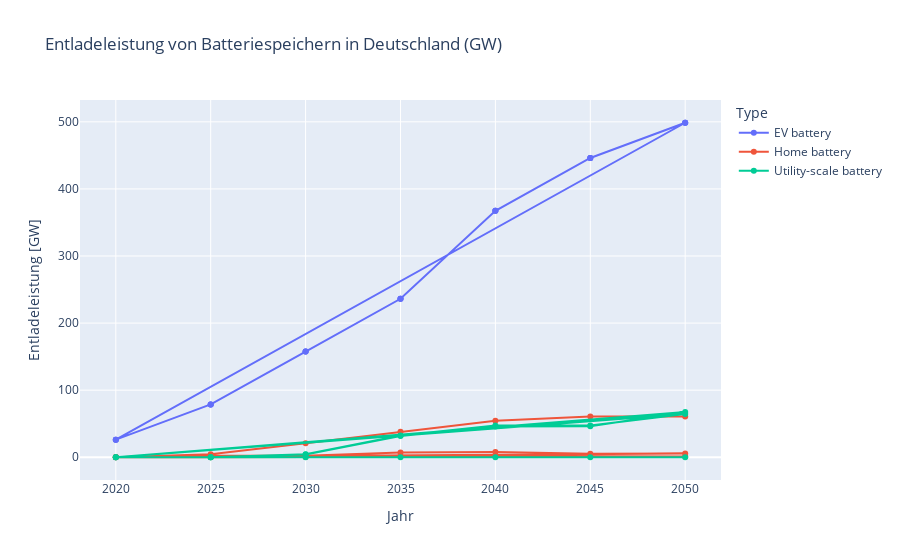
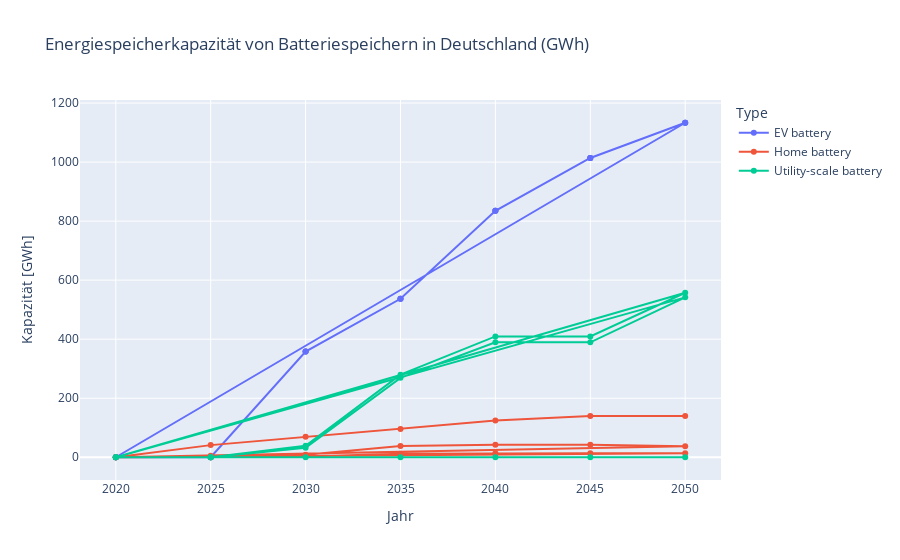
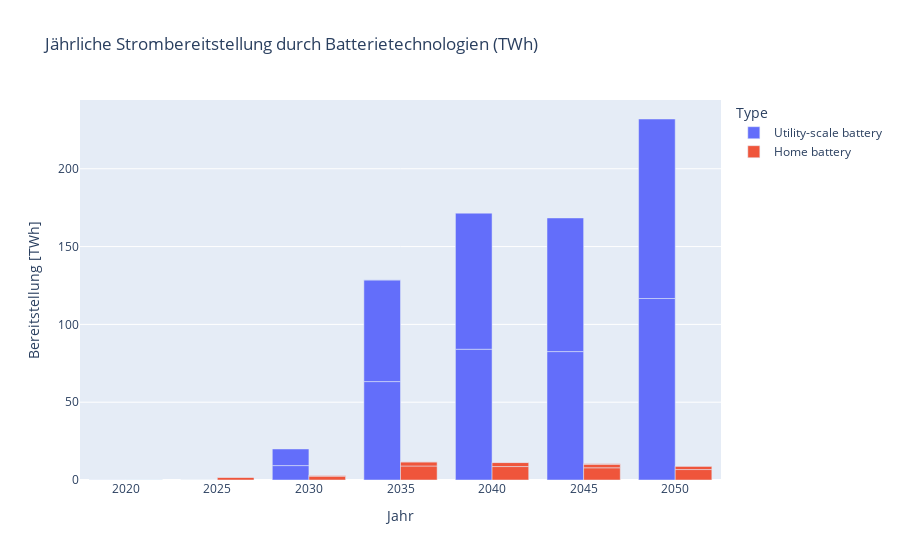

The notebook cell these images were saved under, in order:
### Code cell
# ---------------------------------------------------------
# 1. Plot: Entladeleistung (GW) je Speichertyp über die Jahre
# ---------------------------------------------------------
# df_power enthält bereits die Spalten: ["Scenario", "Year", "Type", "Value [GW]"]

fig_gw = px.line(
    df_power,
    x="Year",
    y="Value [GW]",
    color="Type",
    title="Entladeleistung von Batteriespeichern in Deutschland (GW)",
    markers=True
)
fig_gw.update_layout(
    xaxis_title="Jahr",
    yaxis_title="Entladeleistung [GW]"
)
fig_gw.show()



# ---------------------------------------------------------
# 2. Plot: Energiespeicherkapazität (GWh) je Speichertyp über die Jahre
# ---------------------------------------------------------
# df_energy enthält bereits die Spalten: ["Scenario", "Year", "Type", "Value [GWh]"]

fig_gwh = px.line(
    df_energy,
    x="Year",
    y="Value [GWh]",
    color="Type",
    title="Energiespeicherkapazität von Batteriespeichern in Deutschland (GWh)",
    markers=True
)
fig_gwh.update_layout(
    xaxis_title="Jahr",
    yaxis_title="Kapazität [GWh]"
)
fig_gwh.show()



# ---------------------------------------------------------
# 3. Plot: Jährliche Strombereitstellung durch Batterietechnologien (TWh)
# ---------------------------------------------------------
# df_discharge enthält Spalten: ["Scenario", "Year", "Type", "Value [TWh]"],
# wobei "Type" hier die Carrier-Namen ist (z. B. "battery discharger", "home battery discharger", "V2G").
# Wir mappen sie auf die lesbaren Labels:
carrier_map = {
    "battery discharger":        "Utility-scale battery",
    "home battery discharger":   "Home battery",
    "V2G":                       "EV battery"
}

df_discharge_plot = df_discharge.copy()
df_discharge_plot["Type"] = df_discharge_plot["Type"].map(carrier_map)

fig_discharge = px.bar(
    df_discharge_plot,
    x="Year",
    y="Value [TWh]",
    color="Type",
    barmode="group",
    title="Jährliche Strombereitstellung durch Batterietechnologien (TWh)"
)
fig_discharge.update_layout(
    xaxis_title="Jahr",
    yaxis_title="Bereitstellung [TWh]"
)
fig_discharge.show()

### Figure 1 — Plotly figure (JSON) as saved in the notebook; plotly's stock layout.template omitted (floating-point values rounded to 4 significant figures)
{"data": [{"hovertemplate": "Type=EV battery<br>Year=%{x}<br>Value [GW]=%{y}<extra></extra>", "legendgroup": "EV battery", "line": {"color": "#636efa", "dash": "solid"}, "marker": {"symbol": "circle"}, "mode": "lines+markers", "name": "EV battery", "orientation": "v", "showlegend": true, "type": "scatter", "x": [2020, 2025, 2030, 2035, 2040, 2045, 2050, 2020, 2025, 2030, 2035, 2040, 2045, 2050, 2020, 2025, 2030, 2035, 2040, 2045, 2050], "xaxis": "x", "y": [26.24, 78.73, 157.5, 236.2, 367.4, 446.1, 498.6, 26.24, 78.73, 157.5, 236.2, 367.4, 446.1, 498.6, 26.24, 78.73, 157.5, 236.2, 367.4, 446.1, 498.6], "yaxis": "y"}, {"hovertemplate": "Type=Home battery<br>Year=%{x}<br>Value [GW]=%{y}<extra></extra>", "legendgroup": "Home battery", "line": {"color": "#EF553B", "dash": "solid"}, "marker": {"symbol": "circle"}, "mode": "lines+markers", "name": "Home battery", "orientation": "v", "showlegend": true, "type": "scatter", "x": [2020, 2025, 2030, 2035, 2040, 2045, 2050, 2020, 2025, 2030, 2035, 2040, 2045, 2050, 2020, 2025, 2030, 2035, 2040, 2045, 2050], "xaxis": "x", "y": [0.289, 2.341, 2.084, 7.264, 7.752, 5.264, 5.528, 0.0007594, 0.0008002, 0.5349, 1.993, 1.717, 1.203, 1.208, 6.541e-08, 4.451, 20.87, 38.03, 54.3, 60.93, 60.93], "yaxis": "y"}, {"hovertemplate": "Type=Utility-scale battery<br>Year=%{x}<br>Value [GW]=%{y}<extra></extra>", "legendgroup": "Utility-scale battery", "line": {"color": "#00cc96", "dash": "solid"}, "marker": {"symbol": "circle"}, "mode": "lines+markers", "name": "Utility-scale battery", "orientation": "v", "showlegend": true, "type": "scatter", "x": [2020, 2025, 2030, 2035, 2040, 2045, 2050, 2020, 2025, 2030, 2035, 2040, 2045, 2050, 2020, 2025, 2030, 2035, 2040, 2045, 2050], "xaxis": "x", "y": [0.009436, 0.0005444, 4.205, 31.72, 45.87, 46.08, 67.59, 0.000513, 0.0004893, 4.506, 32.39, 47.37, 47.37, 64.5, 9.184e-08, 1.541e-13, 1.423e-13, 1.6e-06, 1.661e-13, 2.186e-14, 1.583e-14], "yaxis": "y"}], "layout": {"legend": {"title": {"text": "Type"}, "tracegroupgap": 0}, "title": {"text": "Entladeleistung von Batteriespeichern in Deutschland (GW)"}, "xaxis": {"anchor": "y", "domain": [0, 1], "title": {"text": "Jahr"}}, "yaxis": {"anchor": "x", "domain": [0, 1], "title": {"text": "Entladeleistung [GW]"}}}}

### Figure 2 — Plotly figure (JSON) as saved in the notebook; plotly's stock layout.template omitted (floating-point values rounded to 4 significant figures)
{"data": [{"hovertemplate": "Type=EV battery<br>Year=%{x}<br>Value [GWh]=%{y}<extra></extra>", "legendgroup": "EV battery", "line": {"color": "#636efa", "dash": "solid"}, "marker": {"symbol": "circle"}, "mode": "lines+markers", "name": "EV battery", "orientation": "v", "showlegend": true, "type": "scatter", "x": [2020, 2025, 2030, 2035, 2040, 2045, 2050, 2020, 2025, 2030, 2035, 2040, 2045, 2050, 2020, 2025, 2030, 2035, 2040, 2045, 2050], "xaxis": "x", "y": [0.0, 0.0, 357.9, 536.8, 835.0, 1014.0, 1133.0, 0.0, 0.0, 357.9, 536.8, 835.0, 1014.0, 1133.0, 0.0, 0.0, 357.9, 536.8, 835.0, 1014.0, 1133.0], "yaxis": "y"}, {"hovertemplate": "Type=Home battery<br>Year=%{x}<br>Value [GWh]=%{y}<extra></extra>", "legendgroup": "Home battery", "line": {"color": "#EF553B", "dash": "solid"}, "marker": {"symbol": "circle"}, "mode": "lines+markers", "name": "Home battery", "orientation": "v", "showlegend": true, "type": "scatter", "x": [2020, 2025, 2030, 2035, 2040, 2045, 2050, 2020, 2025, 2030, 2035, 2040, 2045, 2050, 2020, 2025, 2030, 2035, 2040, 2045, 2050], "xaxis": "x", "y": [0.3053, 5.492, 8.496, 37.91, 42.34, 42.33, 37.41, 0.002302, 0.002431, 2.233, 11.48, 13.47, 13.47, 13.47, 6.432e-08, 41.1, 69.5, 96.0, 124.1, 139.4, 139.4], "yaxis": "y"}, {"hovertemplate": "Type=Utility-scale battery<br>Year=%{x}<br>Value [GWh]=%{y}<extra></extra>", "legendgroup": "Utility-scale battery", "line": {"color": "#00cc96", "dash": "solid"}, "marker": {"symbol": "circle"}, "mode": "lines+markers", "name": "Utility-scale battery", "orientation": "v", "showlegend": true, "type": "scatter", "x": [2020, 2025, 2030, 2035, 2040, 2045, 2050, 2020, 2025, 2030, 2035, 2040, 2045, 2050, 2020, 2025, 2030, 2035, 2040, 2045, 2050], "xaxis": "x", "y": [0.01147, 0.0009978, 32.29, 269.0, 389.3, 389.3, 541.7, 0.0005856, 0.0009532, 38.93, 279.9, 409.3, 409.3, 557.3, 9.007e-08, 2.022e-13, 1.818e-13, 1.771e-06, 2.151e-13, 2.707e-14, 1.744e-14], "yaxis": "y"}], "layout": {"legend": {"title": {"text": "Type"}, "tracegroupgap": 0}, "title": {"text": "Energiespeicherkapazität von Batteriespeichern in Deutschland (GWh)"}, "xaxis": {"anchor": "y", "domain": [0, 1], "title": {"text": "Jahr"}}, "yaxis": {"anchor": "x", "domain": [0, 1], "title": {"text": "Kapazität [GWh]"}}}}

### Figure 3 — Plotly figure (JSON) as saved in the notebook; plotly's stock layout.template omitted (floating-point values rounded to 4 significant figures)
{"data": [{"alignmentgroup": "True", "hovertemplate": "Type=Utility-scale battery<br>Year=%{x}<br>Value [TWh]=%{y}<extra></extra>", "legendgroup": "Utility-scale battery", "marker": {"color": "#636efa", "pattern": {"shape": ""}}, "name": "Utility-scale battery", "offsetgroup": "Utility-scale battery", "orientation": "v", "showlegend": true, "textposition": "auto", "type": "bar", "x": [2020, 2025, 2030, 2035, 2040, 2045, 2050, 2020, 2025, 2030, 2035, 2040, 2045, 2050, 2020, 2035], "xaxis": "x", "y": [0.02183, 0.0009973, 9.26, 63.24, 84.03, 82.52, 116.6, 0.001441, 0.0007751, 10.68, 65.38, 87.44, 85.89, 115.4, 3.474e-07, 5.681e-06], "yaxis": "y"}, {"alignmentgroup": "True", "hovertemplate": "Type=Home battery<br>Year=%{x}<br>Value [TWh]=%{y}<extra></extra>", "legendgroup": "Home battery", "marker": {"color": "#EF553B", "pattern": {"shape": ""}}, "name": "Home battery", "offsetgroup": "Home battery", "orientation": "v", "showlegend": true, "textposition": "auto", "type": "bar", "x": [2020, 2025, 2030, 2035, 2040, 2045, 2050, 2020, 2025, 2030, 2035, 2040, 2045, 2050, 2020, 2025, 2030, 2035, 2040, 2045, 2050], "xaxis": "x", "y": [0.0519, 1.882, 2.401, 9.0, 8.642, 7.849, 6.719, 0.001571, 0.001166, 0.6379, 2.657, 2.575, 2.262, 2.152, 2.445e-07, 0.04016, 0.0681, 0.09409, 0.1216, 0.2732, 0.1366], "yaxis": "y"}], "layout": {"barmode": "group", "legend": {"title": {"text": "Type"}, "tracegroupgap": 0}, "title": {"text": "Jährliche Strombereitstellung durch Batterietechnologien (TWh)"}, "xaxis": {"anchor": "y", "domain": [0, 1], "title": {"text": "Jahr"}}, "yaxis": {"anchor": "x", "domain": [0, 1], "title": {"text": "Bereitstellung [TWh]"}}}}
